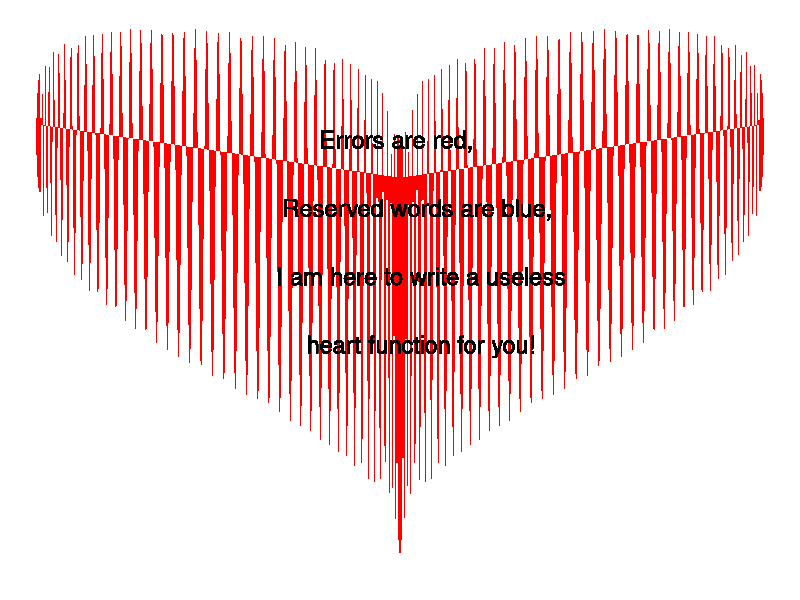

Recreate this plot in R.
##########################################
# 
# Valentine useless R function Poem
# in a Heart
#
# Series:
# Little Useless-useful R functions #18
# Created: February 06, 2021
# Author: Tomaz Kastrun
# Blog: tomaztsql.wordpress.com
# V.1.0

# Changelog: 
#
###########################################

library(tidyverse)


ValentinePoem <- function(){
df<- data_frame(t = seq(-pi, 0, 0.001),
           x1 = (sin(t)*sin(t)),
           x2 = x1*-1,
           #y = 15*cos(t) - 5*cos(2*t) - 3*cos(3*t) - 3*cos(4*t)
           y = sqrt(cos(t))*cos(200*t) + sqrt(abs(t)) - 0.7*(4 - t^2)^0.01
           ) %>%
gather(heart, x,x1,x2)
p <- ggplot(df, aes(x, y)) + geom_polygon(fill = "Red") + theme_void() +
  geom_text(size=6,aes(x=0, y=0, label="Errors are red, \n
      Reserved words are blue, \n
      I am here to write a useless\n
      heart function for you!"), col="black") +  theme(legend.position = "none")
return(p)
}

# Run function
ValentinePoem()






